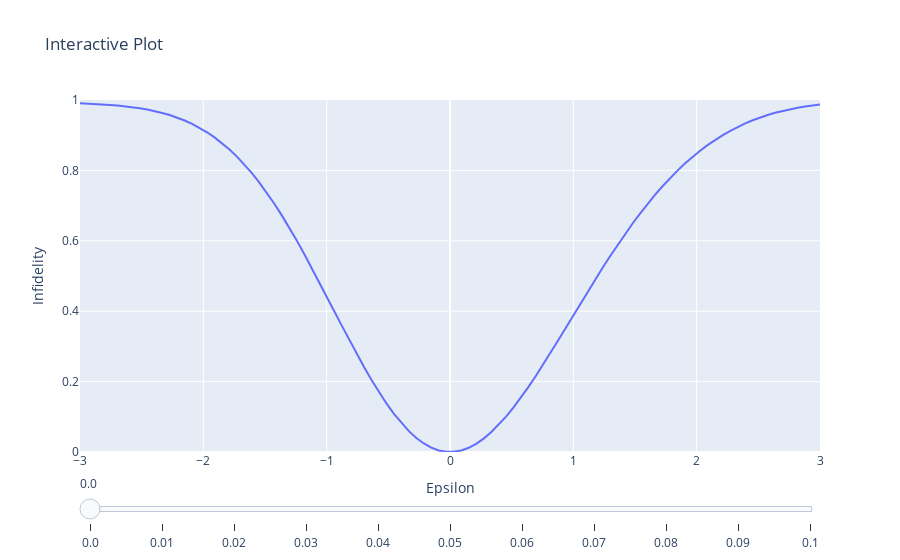

This figure's notebook cell:
### Code cell
# Assuming data is your 2D numpy array
data = infidelities  # Replace this with your actual data

# Create steps for the slider, one for each slice along parameter 2
steps = []
for i in range(data.shape[1]):
    step = dict(
        method="restyle",
        args=[{"y": [data[:, i]]}],
        label=str(solution.times[i])
    )
    steps.append(step)

# Create an initial plot for the first slice of data along parameter 2
fig = go.Figure(
    data=[go.Scatter(x=epsilons,y=data[:, 0])],
    layout=go.Layout(
        title="Interactive Plot",
        xaxis_title="Epsilon",
        yaxis_title="Infidelity",
        sliders=[dict(
            active=0,
            pad={"t": 20},
            steps=steps
        )],
        yaxis_range=[0,1]
    )
)

# Display the interactive plot
fig.show()
